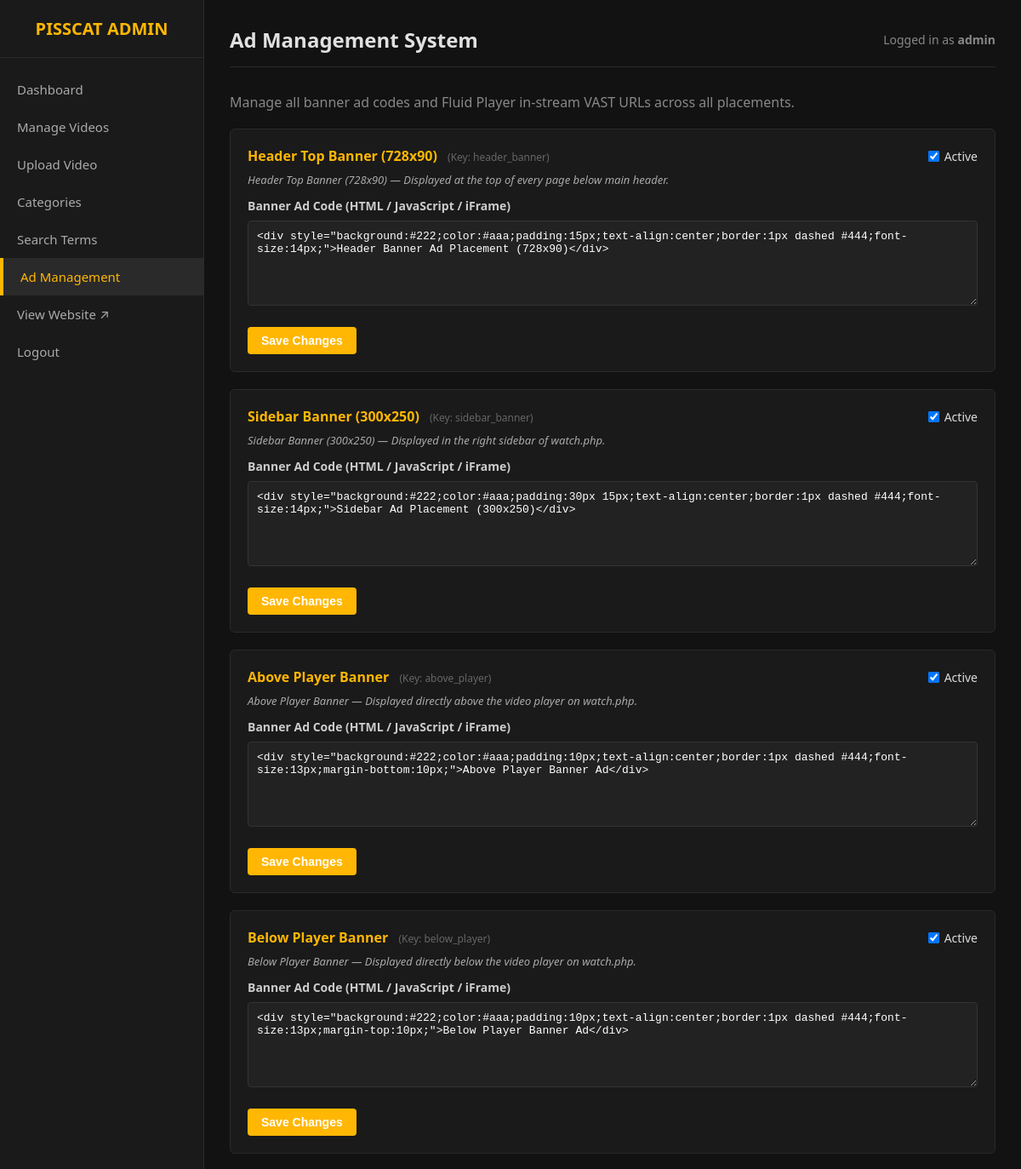
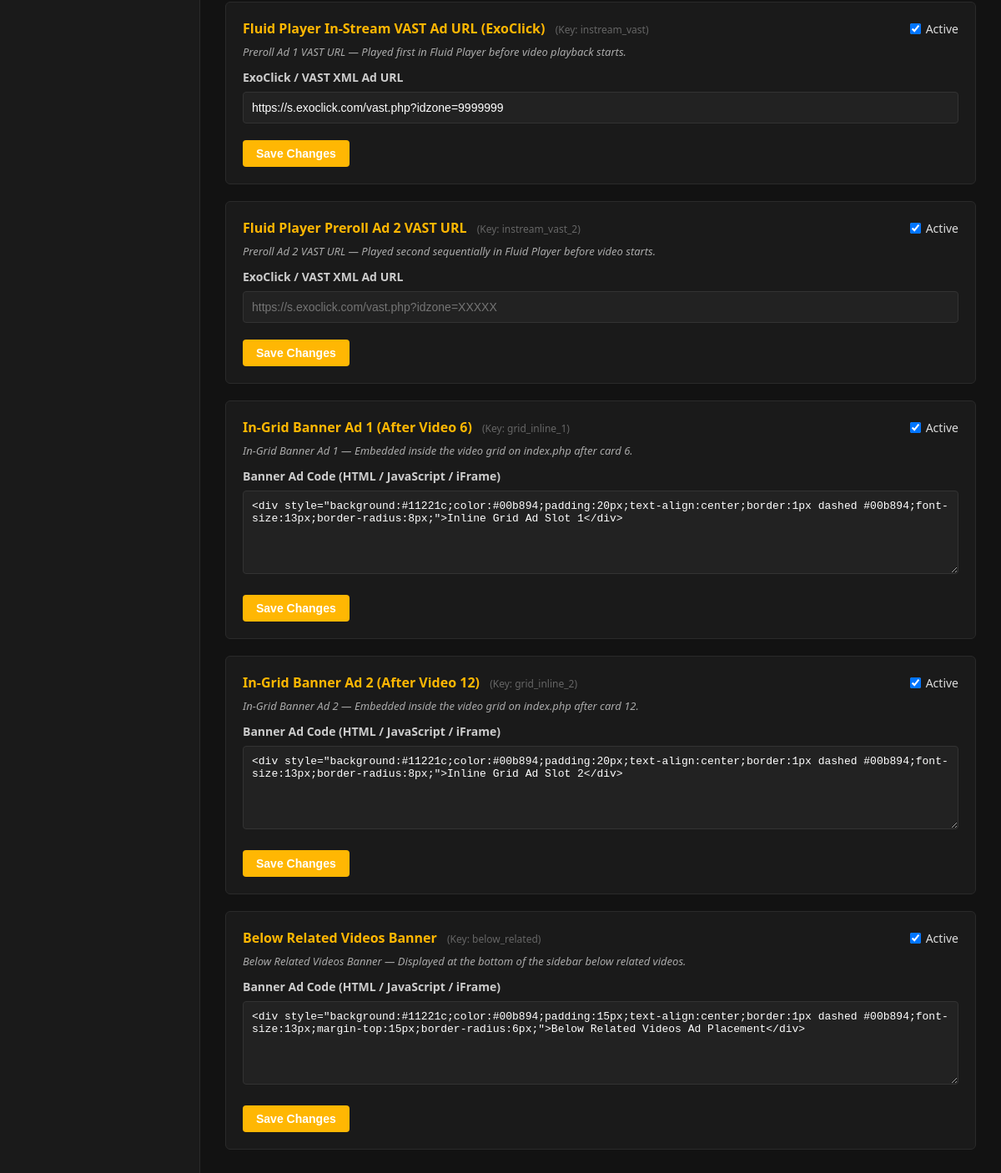
Screenshot of /admin/ads.php (signed in) with the database file from the repository (2 pictures, top to bottom).
### tables this page shows
CREATE TABLE ads (
            id INTEGER PRIMARY KEY AUTOINCREMENT,
            slot_key TEXT UNIQUE NOT NULL,
            title TEXT NOT NULL,
            ad_type TEXT NOT NULL, -- 'banner', 'vast'
            ad_code TEXT,
            vast_url TEXT,
            is_active INTEGER DEFAULT 1,
            updated_at DATETIME DEFAULT CURRENT_TIMESTAMP
        );

### admin/ads.php (the view, shortened to what this page needs)
<?php
require_once __DIR__ . '/header.php';
$pdo = getDB();
$ads = $pdo->query("SELECT * FROM ads ORDER BY id ASC")->fetchAll();
$slotDescriptions = [
    'instream_vast' => 'Preroll Ad 1 VAST URL — Played first in Fluid Player before video playback starts.',
    'instream_vast_2' => 'Preroll Ad 2 VAST URL — Played second sequentially in Fluid Player before video starts.',
    'header_banner' => 'Header Top Banner (728x90) — Displayed at the top of every page below main header.',
    'above_player' => 'Above Player Banner — Displayed directly above the video player on watch.php.',
    'below_player' => 'Below Player Banner — Displayed directly below the video player on watch.php.',
    'sidebar_banner' => 'Sidebar Banner (300x250) — Displayed in the right sidebar of watch.php.',
    'grid_inline_1' => 'In-Grid Banner Ad 1 — Embedded inside the video grid on index.php after card 6.',
    'grid_inline_2' => 'In-Grid Banner Ad 2 — Embedded inside the video grid on index.php after card 12.',
    'below_related' => 'Below Related Videos Banner — Displayed at the bottom of the sidebar below related videos.'
];
?>
<div style="max-width: 900px;">
    <p style="color: #888; margin-bottom: 20px;">
        Manage all banner ad codes and Fluid Player in-stream VAST URLs across all placements.
    </p>
    <?php foreach ($ads as $ad): ?>
        <form action="ads.php" method="POST" style="background: #1a1a1a; padding: 20px; border-radius: 6px; border: 1px solid #2a2a2a; margin-bottom: 20px;">
            <div style="display: flex; justify-content: space-between; align-items: center; margin-bottom: 8px;">
                <h4 style="color: #ffb703; font-size: 16px;">
                    <?= htmlspecialchars($ad['title']) ?>
                    <span style="font-size: 12px; color: #666; font-weight: normal; margin-left: 8px;">(Key: <?= htmlspecialchars($ad['slot_key']) ?>)</span>
                </h4>
                <label class="checkbox-label">
                    <input type="checkbox" name="is_active" value="1" <?= $ad['is_active'] ? 'checked' : '' ?>>
                    Active
                </label>
            </div>
            <?php if (isset($slotDescriptions[$ad['slot_key']])): ?>
                <div style="font-size: 13px; color: #aaa; margin-bottom: 12px; font-style: italic;">
                    <?= htmlspecialchars($slotDescriptions[$ad['slot_key']]) ?>
                </div>
            <?php endif; ?>
            <?php if ($ad['ad_type'] === 'vast'): ?>
                <div class="form-group">
                    <label>ExoClick / VAST XML Ad URL</label>
                    <input type="url" name="vast_url" class="form-control" value="<?= htmlspecialchars($ad['vast_url'] ?? '') ?>" placeholder="https://s.exoclick.com/vast.php?idzone=XXXXX">
                </div>
            <?php else: ?>
                <div class="form-group">
                    <label>Banner Ad Code (HTML / JavaScript / iFrame)</label>
                    <textarea name="ad_code" class="form-control" style="font-family: monospace; font-size: 13px;" placeholder="Paste ExoClick or ad network HTML/JS code here..."><?= htmlspecialchars($ad['ad_code'] ?? '') ?></textarea>
                </div>
            <?php endif; ?>
            <button type="submit" class="btn btn-primary" style="padding: 8px 16px;">Save Changes</button>
        </form>
    <?php endforeach; ?>
</div>
<?php require_once __DIR__ . '/footer.php'; ?>

### admin/header.php (style rules this page uses)
* { box-sizing: border-box; margin: 0; padding: 0; }
body { font-family: system-ui, -apple-system, sans-serif; background: #121212; color: #e0e0e0; display: flex; min-height: 100vh; }
.btn { display: inline-block; padding: 8px 16px; border-radius: 4px; text-decoration: none; font-size: 14px; font-weight: bold; cursor: pointer; border: none; }
.btn-primary { background: #ffb703; color: #fff; }
.form-group { margin-bottom: 20px; }
.form-group label { display: block; margin-bottom: 8px; font-size: 14px; font-weight: bold; color: #ccc; }
.form-control { width: 100%; padding: 10px; background: #222; border: 1px solid #333; border-radius: 4px; color: #fff; font-size: 14px; }
textarea.form-control { min-height: 100px; resize: vertical; }
.checkbox-label { display: flex; align-items: center; gap: 6px; font-size: 14px; cursor: pointer; color: #ddd; }

### rows the page displays
ads: title "Header Top Banner (728x90)", slot_key "header_banner", is_active "☑", slot_key "Header Top Banner (728x90) — Displayed at the top of every page below main header.", ad_code "<div style=\"background:#222;color:#aaa;padding:15px;text-align:center;border:1px dashed #444;font-size:14px;\">Header Banner Ad Placement (728x90)</div>"
ads: title "Sidebar Banner (300x250)", slot_key "sidebar_banner", is_active "☑", slot_key "Sidebar Banner (300x250) — Displayed in the right sidebar of watch.php.", ad_code "<div style=\"background:#222;color:#aaa;padding:30px 15px;text-align:center;border:1px dashed #444;font-size:14px;\">Sidebar Ad Placement (300x250)</div>"
ads: title "Above Player Banner", slot_key "above_player", is_active "☑", slot_key "Above Player Banner — Displayed directly above the video player on watch.php.", ad_code "<div style=\"background:#222;color:#aaa;padding:10px;text-align:center;border:1px dashed #444;font-size:13px;margin-bottom:10px;\">Above Player Banner Ad</div>"
ads: title "Below Player Banner", slot_key "below_player", is_active "☑", slot_key "Below Player Banner — Displayed directly below the video player on watch.php.", ad_code "<div style=\"background:#222;color:#aaa;padding:10px;text-align:center;border:1px dashed #444;font-size:13px;margin-top:10px;\">Below Player Banner Ad</div>"
ads: title "Fluid Player In-Stream VAST Ad URL (ExoClick)", slot_key "instream_vast", is_active "☑", slot_key "Preroll Ad 1 VAST URL — Played first in Fluid Player before video playback starts.", vast_url "https://s.exoclick.com/vast.php?idzone=9999999"
ads: title "Fluid Player Preroll Ad 2 VAST URL", slot_key "instream_vast_2", is_active "☑", slot_key "Preroll Ad 2 VAST URL — Played second sequentially in Fluid Player before video starts."
ads: title "In-Grid Banner Ad 1 (After Video 6)", slot_key "grid_inline_1", is_active "☑", slot_key "In-Grid Banner Ad 1 — Embedded inside the video grid on index.php after card 6.", ad_code "<div style=\"background:#11221c;color:#00b894;padding:20px;text-align:center;border:1px dashed #00b894;font-size:13px;border-radius:8px;\">Inline Grid Ad Slot 1</div>"
ads: title "In-Grid Banner Ad 2 (After Video 12)", slot_key "grid_inline_2", is_active "☑", slot_key "In-Grid Banner Ad 2 — Embedded inside the video grid on index.php after card 12.", ad_code "<div style=\"background:#11221c;color:#00b894;padding:20px;text-align:center;border:1px dashed #00b894;font-size:13px;border-radius:8px;\">Inline Grid Ad Slot 2</div>"
ads: title "Below Related Videos Banner", slot_key "below_related", is_active "☑", slot_key "Below Related Videos Banner — Displayed at the bottom of the sidebar below related videos.", ad_code "<div style=\"background:#11221c;color:#00b894;padding:15px;text-align:center;border:1px dashed #00b894;font-size:13px;margin-top:15px;border-radius:6px;\">Below Related Videos Ad Placement</div>"

### other values shown
$_SESSION['admin_username'] "admin"
